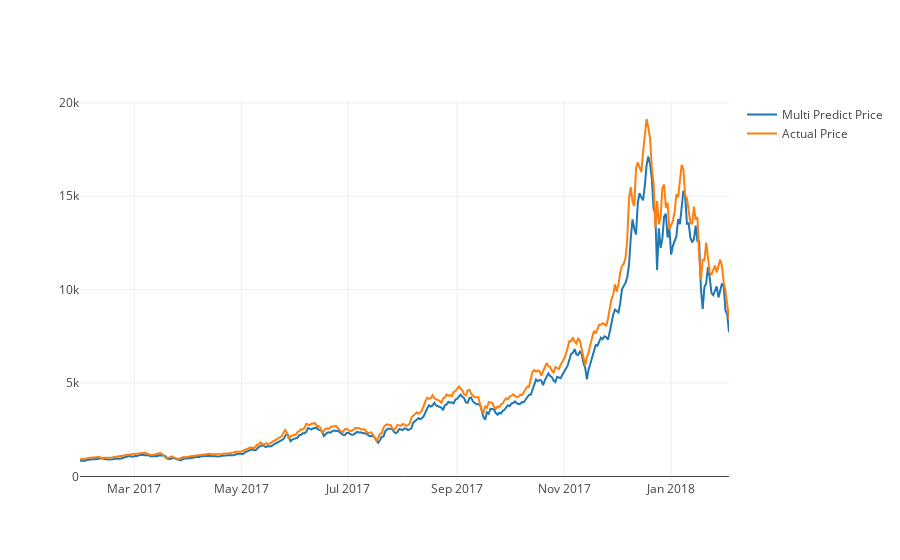

Notebook source saved alongside this figure:
### Code cell
actual_chart = go.Scatter(x=predictDates, y=inv_y, name= 'Actual Price')
multi_predict_chart = go.Scatter(x=predictDates, y=inv_yhat, name= 'Multi Predict Price')
py.iplot([ multi_predict_chart, actual_chart])

### Figure 1 — Plotly figure (JSON) as saved in the notebook; plotly's stock layout.template omitted (floating-point values rounded to 4 significant figures; data arrays with more than 128 entries replaced by an {"elided": "..."} marker saying what was removed)
{"data": [{"name": "Multi Predict Price", "type": "scatter", "x": {"elided": "371 str values"}, "y": {"elided": "372 float values"}}, {"name": "Actual Price", "type": "scatter", "x": {"elided": "371 str values"}, "y": {"elided": "372 float values"}}], "layout": {}}
